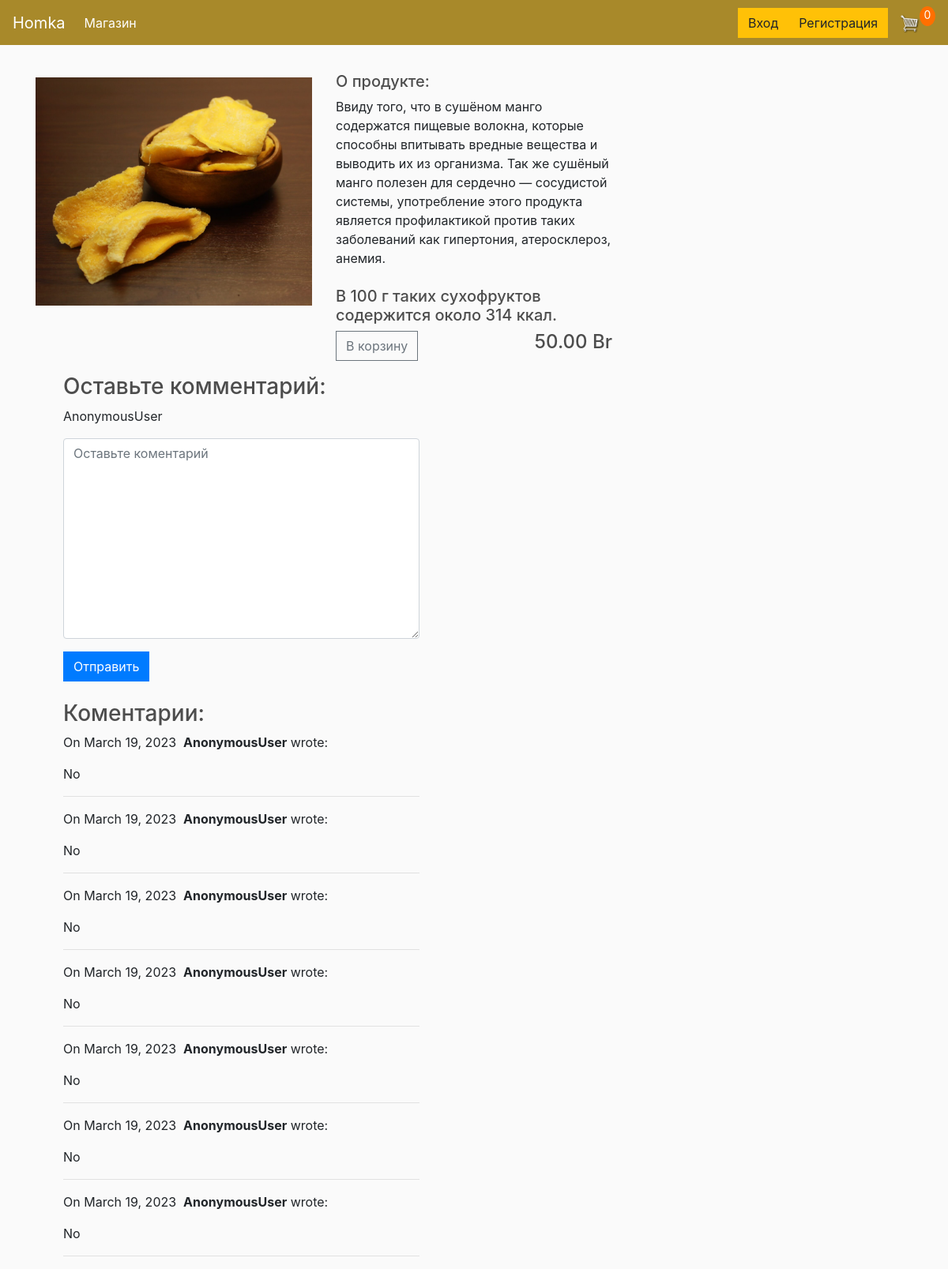
Page /9/ on the committed database.
### catalog/models.py (models this page shows, shortened)
class Product(models.Model):
    name = models.CharField(max_length=200, null=True)
    price = models.FloatField()
    min_pack = models.FloatField()
    description = models.TextField()
    nutritional_value = models.TextField()
    image = models.ImageField(null=True, blank=True)
    @property
    def imageURL(self):
        try:
            url = self.image.url
        except:
            url = ''
        return url

class Comment(models.Model):
    author = models.CharField(max_length=255, blank=True, null=True)
    body = models.TextField()
    created_on = models.DateTimeField(auto_now_add=True)
    product = models.ForeignKey('Product', on_delete=models.CASCADE)

### catalog/views.py (the view, shortened to what this page needs)
# urls.py: path('<int:pk>/', views.product_detail, name= 'product_detail'),
def product_detail(request, pk):
    data = cartData(request)
    cartItems = data['cartItems']
    order = data['order']
    items = data['items']
    product = Product.objects.get(pk=pk)
    comments = Comment.objects.filter(product = product)
    form = CommentForm()
    context = {
        'product':product, 'cartItems': cartItems, 'items':items, 'form':form, 'comments':comments
    }
    return render(request, 'store/detail.html', context)

### catalog/forms.py
class CommentForm(forms.Form):
    body = forms.CharField(widget=forms.Textarea(attrs={'class': 'form-control',
                                                        'placeholder': 'Оставьте коментарий'}))

### catalog/utils.py (called while the page is built, shortened)
def cookieCart(request):
    try:
        cart = json.loads(request.COOKIES['cart'])
    except:
        cart = {}
        print('Cart:', cart)
    items = []
    order = {'get_cart_total': 0, 'get_cart_items': 0, 'shipping':True}
    cartItems = order['get_cart_items']
    return {'cartItems': cartItems, 'order':order, 'items': items}

def cartData(request):
    if request.user.is_authenticated:
        customer = request.user.customer
        order, created = Order.objects.get_or_create(customer=customer, complete=False)
        items = order.orderitem_set.all()
        cartItems = order.get_cart_items
    else:
        cookieData = cookieCart(request)
        cartItems = cookieData['cartItems']
        order = cookieData['order']
        items = cookieData['items']
    return {'cartItems': cartItems, 'order':order, 'items': items}

### catalog/templates/store/detail.html (shortened to what this page needs)
{% extends 'store/main.html' %}
{% load static %}
{% block content %}
    <div class="row">
        <div class="col-lg-4">
            <p><img class="leftimg" src="{{ product.imageURL }}" width="100%" height="100%"></p>
        </div>
        <div class="col-lg-4" >
            <h5>О продукте:</h5> <span>{{ product.description }}</span>
            <br><br>
            <h5>{{ product.nutritional_value }}</h5>
            <button data-product={{product.id}} data-action="add" class="btn btn-outline-secondary add-btn update-cart">В корзину</button>
                <h4 style="display:inline-block;float: right">
                {{product.price | floatformat:2}} Br </h4>
        </div>
        <div class="positioned">
            <h3>Оставьте комментарий:</h3>
            <form action="/{{ product.pk }}/" method="post">
                <div class="form-group">
                  {{request.user}}
                </div>
                <div class="form-group">
                  {{ form.body }}
                </div>
            <button type="submit" class="btn btn-primary">Отправить</button>
            </form>
            <br>
            <h3>Коментарии:</h3>
            {% for comment in comments %}
            <p>
              On {{ comment.created_on.date }}&nbsp;
              <b>{{ comment.author }}</b> wrote:
            </p>
            <p>{{ comment.body }}</p>
            <hr>
            {% endfor %}
          </div>
{% endblock content %}

### static/css/main.css (style rules this page uses)
body { background-color: hsl(0, 0%, 98%); }
h1,h2,h3,h4,h5,h6 { color:hsl(0, 0%, 30%); }
.col-lg-4, .col-lg-6, .col-lg-8, .col-lg-12 { margin-top: 10px; }
.btn { border-radius: 0; }
.leftimg { float:left; margin: 7px 7px 7px 0; }
.positioned { position:relative; background: hsl(0, 0%, 98%); left: 50px; }

### rows in the picture
Product: imageURL (picture), description "Ввиду того, что в сушёном манго содержатся пищевые волокна, которые способны впитывать вредные вещества и выводить их из организма. Так же сушёный манго полезен для сердечно — сосудистой системы, употребление этого продукта является профилактикой против таких заболеваний как гипертония, атеросклероз, анемия.", nutritional_value "В 100 г таких сухофруктов содержится около 314 ккал.", price "50.00"
Comment: created_on "March 19, 2023", author "AnonymousUser", body "No"
Comment: created_on "March 19, 2023", author "AnonymousUser", body "No"
Comment: created_on "March 19, 2023", author "AnonymousUser", body "No"
Comment: created_on "March 19, 2023", author "AnonymousUser", body "No"
Comment: created_on "March 19, 2023", author "AnonymousUser", body "No"
Comment: created_on "March 19, 2023", author "AnonymousUser", body "No"
Comment: created_on "March 19, 2023", author "AnonymousUser", body "No"

### other values in the picture
{{ cartItems }} "0"
{{ request.user }} "AnonymousUser"
